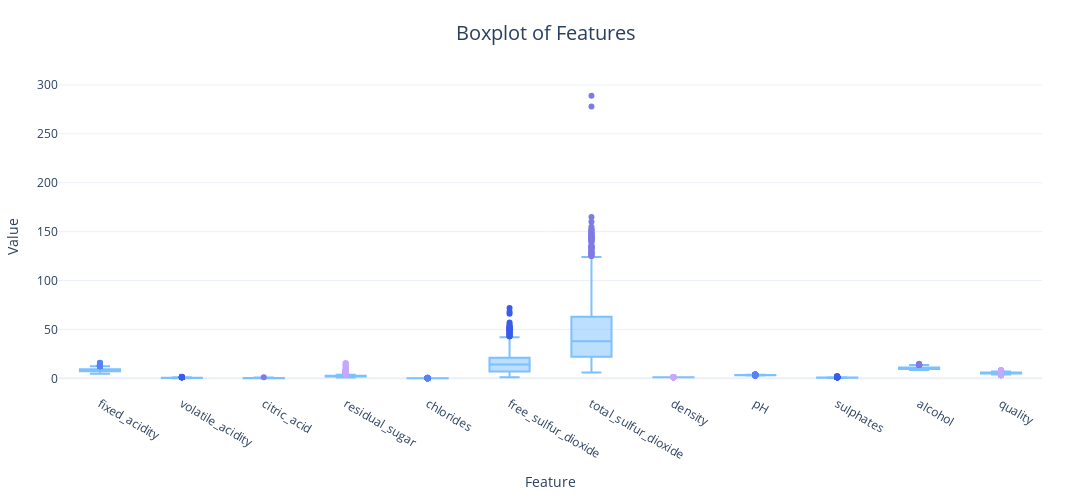

Notebook cell for this chart:
### Markdown cell above
After fixing the columns names, we can check for the outliers in the features itself.

### Code cell
plot_box_chart(wine_df, "Feature", "Value", "Boxplot of Features", save_path="images/boxplot_features.png")

### Figure 1 — Plotly figure (JSON) as saved in the notebook; plotly's stock layout.template omitted (floating-point values rounded to 4 significant figures; data arrays with more than 128 entries replaced by an {"elided": "..."} marker saying what was removed)
{"data": [{"boxpoints": "outliers", "line": {"color": "#7BC0FF"}, "marker": {"color": "#5684F7"}, "name": "fixed_acidity", "type": "box", "y": {"elided": "1359 float values"}}, {"boxpoints": "outliers", "line": {"color": "#7BC0FF"}, "marker": {"color": "#3A5CED"}, "name": "volatile_acidity", "type": "box", "y": {"elided": "1359 float values"}}, {"boxpoints": "outliers", "line": {"color": "#7BC0FF"}, "marker": {"color": "#7E7AE6"}, "name": "citric_acid", "type": "box", "y": {"elided": "1359 float values"}}, {"boxpoints": "outliers", "line": {"color": "#7BC0FF"}, "marker": {"color": "#C2A9FF"}, "name": "residual_sugar", "type": "box", "y": {"elided": "1359 float values"}}, {"boxpoints": "outliers", "line": {"color": "#7BC0FF"}, "marker": {"color": "#5684F7"}, "name": "chlorides", "type": "box", "y": {"elided": "1359 float values"}}, {"boxpoints": "outliers", "line": {"color": "#7BC0FF"}, "marker": {"color": "#3A5CED"}, "name": "free_sulfur_dioxide", "type": "box", "y": {"elided": "1359 float values"}}, {"boxpoints": "outliers", "line": {"color": "#7BC0FF"}, "marker": {"color": "#7E7AE6"}, "name": "total_sulfur_dioxide", "type": "box", "y": {"elided": "1359 float values"}}, {"boxpoints": "outliers", "line": {"color": "#7BC0FF"}, "marker": {"color": "#C2A9FF"}, "name": "density", "type": "box", "y": {"elided": "1359 float values"}}, {"boxpoints": "outliers", "line": {"color": "#7BC0FF"}, "marker": {"color": "#5684F7"}, "name": "pH", "type": "box", "y": {"elided": "1359 float values"}}, {"boxpoints": "outliers", "line": {"color": "#7BC0FF"}, "marker": {"color": "#3A5CED"}, "name": "sulphates", "type": "box", "y": {"elided": "1359 float values"}}, {"boxpoints": "outliers", "line": {"color": "#7BC0FF"}, "marker": {"color": "#7E7AE6"}, "name": "alcohol", "type": "box", "y": {"elided": "1359 float values"}}, {"boxpoints": "outliers", "line": {"color": "#7BC0FF"}, "marker": {"color": "#C2A9FF"}, "name": "quality", "type": "box", "y": {"elided": "1359 int values"}}], "layout": {"height": 500, "margin": {"b": 50, "l": 50, "r": 50, "t": 80}, "showlegend": false, "title": {"font": {"size": 20}, "text": "Boxplot of Features", "x": 0.5}, "width": 1600, "xaxis": {"title": {"font": {"size": 14}, "text": "Feature"}}, "yaxis": {"title": {"font": {"size": 14}, "text": "Value"}}}}
